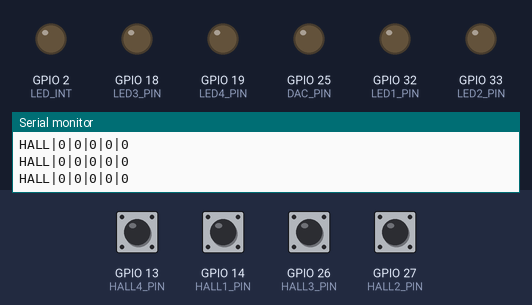
The program below on a simulated ESP32. Parts: output pins drawn as LEDs (lit = HIGH), the last lines printed to the serial monitor. The inputs (shaded band) are chosen by the test bench; at power-on: GPIO 13 (HALL4_PIN), GPIO 14 (HALL1_PIN), GPIO 26 (HALL3_PIN), GPIO 27 (HALL2_PIN) HIGH.

Above: at 1.2 s.
1.3 s: GPIO 13 (HALL4_PIN) pulled LOW for 0.15 s
At 1.41 s:
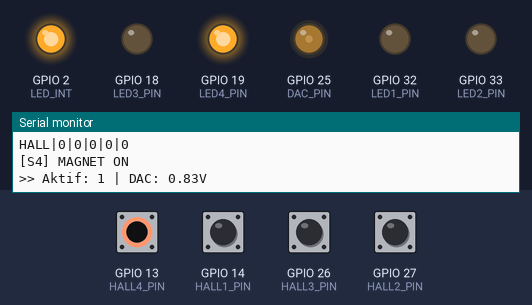
2.9 s: GPIO 14 (HALL1_PIN) pulled LOW for 0.15 s
At 3.01 s:
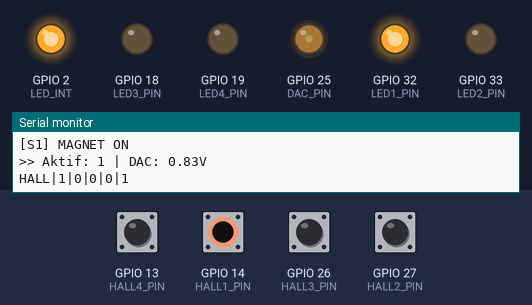
4.5 s: GPIO 26 (HALL3_PIN) pulled LOW for 0.15 s
At 4.61 s:
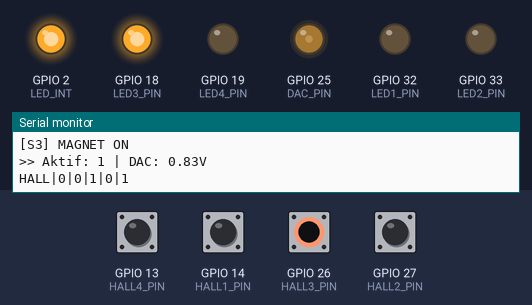
6.1 s: GPIO 27 (HALL2_PIN) pulled LOW for 0.15 s
At 6.21 s:
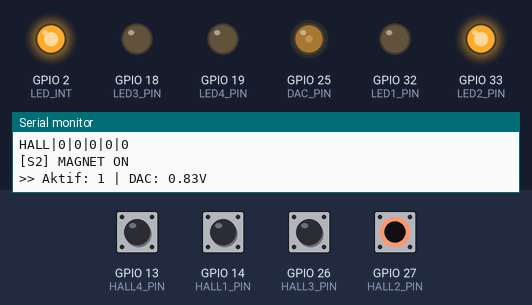
9.2 s: GPIO 13 (HALL4_PIN) driven LOW and GPIO 14 (HALL1_PIN) driven LOW
At 9.7 s:
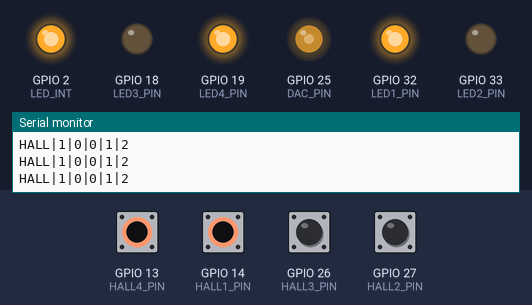
Timing chart, 0 to 11.7 s (numbered marks = the images above; inputs shaded):
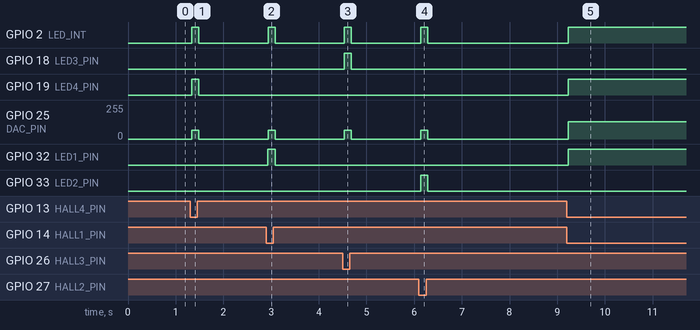

Measured:
- after the input at 1.3 s, GPIO 2 (LED_INT), GPIO 19 (LED4_PIN): LOW → HIGH at once, → LOW 0.15 s later; GPIO 25 (DAC_PIN): 0/255 → 64/255 at once, → 0/255 0.15 s later
- after the input at 2.9 s, GPIO 2 (LED_INT), GPIO 32 (LED1_PIN): LOW → HIGH at once, → LOW 0.15 s later; GPIO 25 (DAC_PIN): 0/255 → 64/255 at once, → 0/255 0.15 s later
- after the input at 4.5 s, GPIO 2 (LED_INT), GPIO 18 (LED3_PIN): LOW → HIGH at once, → LOW 0.15 s later; GPIO 25 (DAC_PIN): 0/255 → 64/255 at once, → 0/255 0.15 s later
- after the input at 6.1 s, GPIO 2 (LED_INT), GPIO 33 (LED2_PIN): LOW → HIGH at once, → LOW 0.15 s later; GPIO 25 (DAC_PIN): 0/255 → 64/255 at once, → 0/255 0.15 s later
- after the input at 9.2 s, GPIO 2 (LED_INT), GPIO 19 (LED4_PIN), GPIO 32 (LED1_PIN): LOW → HIGH at once; GPIO 25 (DAC_PIN): 0/255 → 128/255 at once

The program:

main.cpp
```cpp
#include "Arduino.h"

// ── Pin Sensor Hall (4x KY-003) ────────────
#define HALL1_PIN  14
#define HALL2_PIN  27
#define HALL3_PIN  26
#define HALL4_PIN  13

// ── Pin LED External ───────────────────────
#define LED1_PIN   32
#define LED2_PIN   33
#define LED3_PIN   18
#define LED4_PIN   19

// ── LED internal ───────────────────────────
#define LED_INT     2    // ON bila mana-mana magnet aktif

// ── DAC output ─────────────────────────────
#define DAC_PIN    25    // voltan ikut bilangan magnet aktif

// ── Konfigurasi ────────────────────────────
#define DEBOUNCE_MS  30
#define ACTIVE_LOW   true   // KY-003: LOW = magnet terdeteksi

// ── Struct sensor ──────────────────────────
struct HallSensor {
  uint8_t  hall_pin;
  uint8_t  led_pin;
  bool     state;        // state stabil semasa
  bool     raw_prev;     // bacaan sebelum debounce
  uint32_t last_change;  // masa berubah terakhir
};

HallSensor sensors[] = {
  {HALL1_PIN, LED1_PIN, false, false, 0},
  {HALL2_PIN, LED2_PIN, false, false, 0},
  {HALL3_PIN, LED3_PIN, false, false, 0},
  {HALL4_PIN, LED4_PIN, false, false, 0},
};
const int NUM_SENSORS = 4;

// Voltan output DAC ikut bilangan magnet aktif
const float dac_volt[] = {0.00, 0.83, 1.65, 2.48, 3.30};
const uint8_t dac_val[] = {0,   64,   128,  192,  255};

void update_dac_led(int active_count) {
  dacWrite(DAC_PIN, dac_val[active_count]);
  digitalWrite(LED_INT, active_count > 0 ? HIGH : LOW);
}

void setup() {
  Serial.begin(115200);

  pinMode(LED_INT, OUTPUT);
  digitalWrite(LED_INT, LOW);
  dacWrite(DAC_PIN, 0);

  for (int i = 0; i < NUM_SENSORS; i++) {
    pinMode(sensors[i].hall_pin, INPUT_PULLUP);
    pinMode(sensors[i].led_pin,  OUTPUT);
    digitalWrite(sensors[i].led_pin, LOW);
  }

  Serial.println("=== ESP32 Hall Sensor x4 Real-Time ===");
  Serial.println("Sensor | GPIO Hall | GPIO LED");
  Serial.println("   1   |   14     |   32");
  Serial.println("   2   |   27     |   33");
  Serial.println("   3   |   26     |   18");
  Serial.println("   4   |   13     |   19");
  Serial.println("DAC Output: GPIO 25");
  Serial.println("--------------------------------------");
  Serial.println("Perintah: 's' = status");
  Serial.println("--------------------------------------");
}

void loop() {
  if (Serial.available()) {
    char cmd = Serial.read();
    if (cmd == 's' || cmd == 'S') {
      Serial.println("=== STATUS ===");
      int cnt = 0;
      for (int i = 0; i < NUM_SENSORS; i++) {
        Serial.print("  Sensor "); Serial.print(i+1);
        Serial.print(": "); Serial.println(sensors[i].state ? "MAGNET ON" : "tiada");
        if (sensors[i].state) cnt++;
      }
      Serial.print("  Aktif: "); Serial.print(cnt);
      Serial.print(" | DAC: "); Serial.print(dac_volt[cnt]);
      Serial.println("V");
      Serial.println("==============");
    }
  }

  int active_count = 0;
  bool changed     = false;

  for (int i = 0; i < NUM_SENSORS; i++) {
    bool raw      = digitalRead(sensors[i].hall_pin);
    bool detected = ACTIVE_LOW ? (raw == LOW) : (raw == HIGH);

    // Debounce
    if (detected != sensors[i].raw_prev) {
      sensors[i].last_change = millis();
      sensors[i].raw_prev    = detected;
    }

    if ((millis() - sensors[i].last_change) >= DEBOUNCE_MS) {
      if (detected != sensors[i].state) {
        sensors[i].state = detected;
        changed = true;

        Serial.print("[S"); Serial.print(i+1); Serial.print("] ");
        Serial.println(detected ? "MAGNET ON" : "OFF");
      }
    }

    if (sensors[i].state) active_count++;
    digitalWrite(sensors[i].led_pin, sensors[i].state ? HIGH : LOW);
  }

  if (changed) {
    update_dac_led(active_count);
    Serial.print(">> Aktif: "); Serial.print(active_count);
    Serial.print(" | DAC: "); Serial.print(dac_volt[active_count]);
    Serial.println("V");
  }

  // Output untuk plotter
  static uint32_t last_plot = 0;
  if (millis() - last_plot >= 100) {
    last_plot = millis();
    Serial.print("HALL|");
    Serial.print(sensors[0].state ? 1 : 0); Serial.print("|");
    Serial.print(sensors[1].state ? 1 : 0); Serial.print("|");
    Serial.print(sensors[2].state ? 1 : 0); Serial.print("|");
    Serial.print(sensors[3].state ? 1 : 0); Serial.print("|");
    Serial.println(active_count);
  }

  delay(5);
}
```
